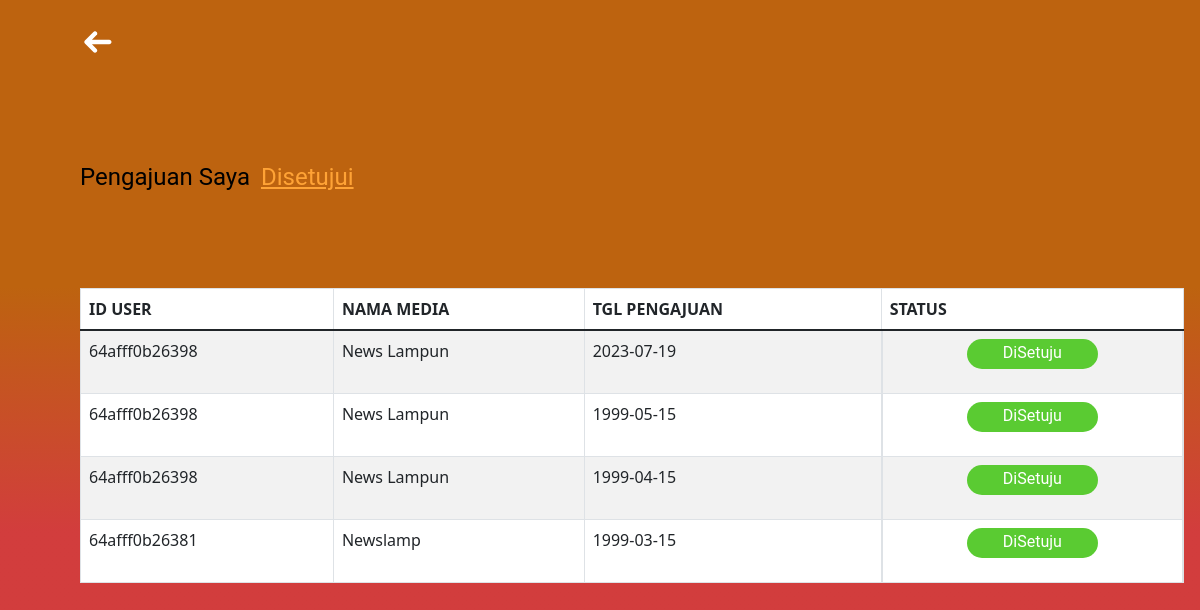
Before: /admin-page/table_setuju.php (signed in) with the older database file.
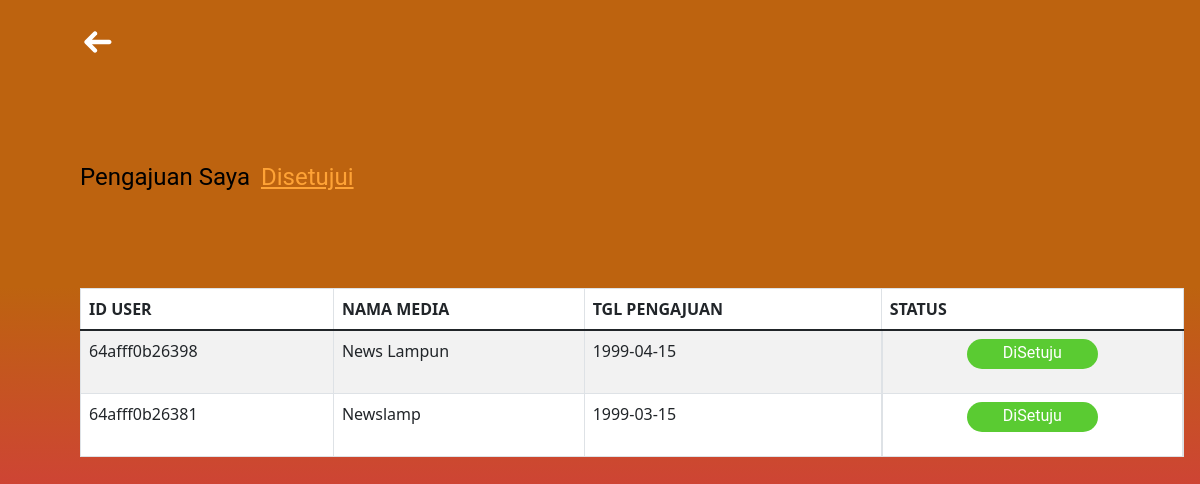
After: the same page with the newer database file.
### tables this page shows
CREATE TABLE `pengajuan` (
  `id_pengajuan` varchar(255) NOT NULL,
  `id_user` varchar(255) DEFAULT NULL,
  `status` varchar(50) DEFAULT NULL,
  `tglterima` date DEFAULT NULL,
  `tglaju` date DEFAULT NULL,
  `keterangan` text DEFAULT NULL
);

CREATE TABLE `member` (
  `id_user` varchar(255) NOT NULL,
  `phone` varchar(10) DEFAULT NULL,
  `email` text DEFAULT NULL,
  `company_name` text DEFAULT NULL,
  `company_address` text DEFAULT NULL
);

### admin-page/table_setuju.php (the view, shortened to what this page needs)
<?php
include "../config/connection.php";
?>
<!DOCTYPE html>
<html lang="en">
<head>
    <link rel="stylesheet" href="../style/style-table-setuju.css">
    <link href="https://cdn.jsdelivr.net/npm/bootstrap@5.3.0/dist/css/bootstrap.min.css" rel="stylesheet">
    <link rel="stylesheet" href="https://cdn.jsdelivr.net/npm/bootstrap@4.6.2/dist/css/bootstrap.min.css">
    <link href="https://cdn.jsdelivr.net/npm/bootstrap@5.0.2/dist/css/bootstrap.min.css" rel="stylesheet">
    <link href="https://cdn.jsdelivr.net/npm/bootstrap@5.3.0/dist/css/bootstrap.min.css" rel="stylesheet">
</head>
<body>
    <div class="navbar">
        <a href="../index.php" style="text-decoration: none; color:white">
        </a>
    </div>
    <div class="content">
        <div id="pilihan">
            <a href="list-pengajuan.php" class="text-black" id="pengajuan">Pengajuan Saya</a>
            <a href="table_setuju.php" class="text-yellow" id="setuju">Disetujui</a>
        </div>
        <div class="rectangle">
            <table class="table table-striped table-bordered table-hover">
                <thead>
                    <tr>
                        <th scope="col">ID USER</th>
                        <th scope="col">NAMA MEDIA</th>
                        <th scope="col">TGL PENGAJUAN</th>
                        <th scope="col">STATUS</th>
                    </tr>
                </thead>
                <tbody>
                    <?php
                    $sql = "SELECT * FROM pengajuan JOIN member on pengajuan.id_user = member.id_user WHERE pengajuan.status = 'DiSetuju' ORDER BY pengajuan.tglaju DESC;";
                    if ($stmt = $conn->prepare($sql)) {
                        $stmt->execute();
                        $result = $stmt->get_result();
                        while ($user = $result->fetch_assoc()) {
                            echo "<tr>
                                <td><p class='table-a'>$user[id_user]</p></td>
                                <td><p class='table-a'>$user[company_name]</p></td>
                                <td><p class='table-a'>$user[tglaju]</p></td>
                                <td id='row-status'><div class= 'oval'>
                                    <p class='table-a' id='text-status'>$user[status]</p>
                                    </div>
                                    </tr>";
                        }
                    } else {
                        echo "Error: " . $conn->error;
                    }
                    ?>
                </tbody>
            </table>
        </div>
    </div>
</body>
</html>

Changed rows visible on the page:
removed pengajuan: member.id_user "64afff0b26398", member.company_name "News Lampun", tglaju "2023-07-19", status "DiSetuju"
removed pengajuan: member.id_user "64afff0b26398", member.company_name "News Lampun", tglaju "1999-05-15", status "DiSetuju"
